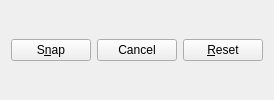
                    <widget class="QWidget" name="widget_16" native="true">
                     <layout class="QHBoxLayout" name="horizontalLayout_10">
                      <item>
                       <spacer name="horizontalSpacer_7">
                        <property name="orientation">
                         <enum>Qt::Orientation::Horizontal</enum>
                        </property>
                        <property name="sizeHint" stdset="0">
                         <size>
                          <width>0</width>
                          <height>20</height>
                         </size>
                        </property>
                       </spacer>
                      </item>
                      <item>
                       <widget class="QPushButton" name="snap">
                        <property name="text">
                         <string>S&amp;nap</string>
                        </property>
                       </widget>
                      </item>
                      <item>
                       <widget class="QPushButton" name="snapCancel">
                        <property name="text">
                         <string>Cancel</string>
                        </property>
                       </widget>
                      </item>
                      <item>
                       <widget class="QPushButton" name="snapReset">
                        <property name="text">
                         <string>&amp;Reset</string>
                        </property>
                       </widget>
                      </item>
                     </layout>
                    </widget>
